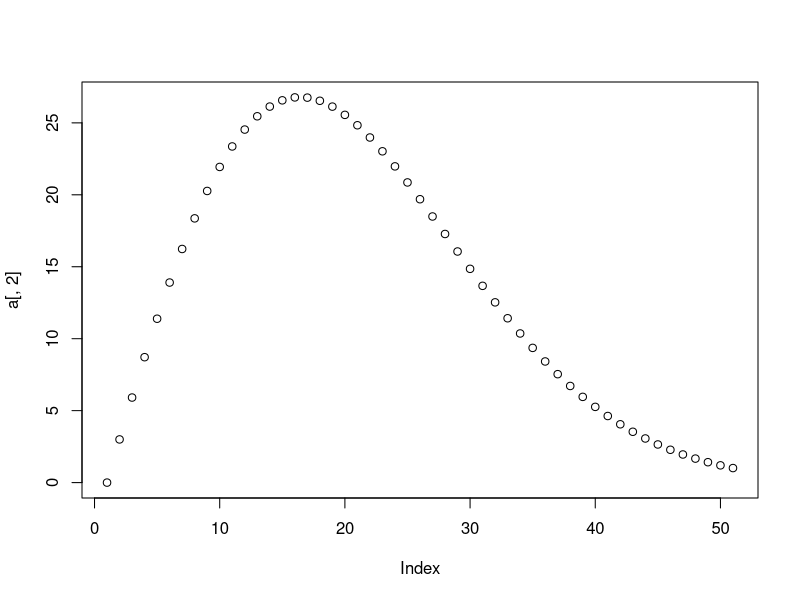

Source code (R):
# This example uses Kolmogorov's forward equation to numerically estimate transition probabilities for non-homogonous Markov chains.


.ChangeFrom.k <- function( i, j, mus, ps, k )
{
	# Inputs:
		# i: starting state
		# j: ending state
		# mus: matrix of hazard rates as a function of time
		# ps: matrix of state probabilities from the last iteration
		# k: the state under consideration
	# Output:
		# The change due to state k, k not equal to j
	out <- NULL
	out <- ps[i,k]*mus[k,j] - ps[i,j]*mus[j,k]
	return(out)
}

pijth <- function( i, j, mus, ps, h)
{
	# Probability state transition from i to j at time t+h given prob for time t
	# Inputs:
		# i: starting state
		# j: ending state
		# mus: matrix of hazard rates as a function of time
		# ps: matrix of state probabilities from the last iteration
		# h: the length of the period
	# Output:
		# probability that one starting in state i will be in state j at t+h
	out <- NULL
	pijt <- ps[i,j]
	changes <- rep(0, times=length( mus[1,]) - 1 )
	for (k in 1:length( mus[1,]) ) {
		if (k!=j) {
			changes[k] <- .ChangeFrom.k( i=i, j=j, mus=mus, ps=ps, k=k )
		}
	}
	out <- pijt + h*sum(changes)
	return(out)
}


KFE.pijt <- function( horizon=1, h=0.2, population.start, ForcesofMort, statesNames=NULL  )
{
	# Kolmogorov's forward equation, as a single formula
	out <- NULL
	p.start <- population.start
	TotalPopulation <- sum(p.start)
	mus <- ForcesofMort
	horizon <- horizon
	h <- h
	n <- horizon/h + 1 # + 1 for time zero
	ts <- seq(from=0, to=horizon, by=h)
	# making the output objet and filling with zeroes
	ps <- array(data=rep(0, times=(length(p.start)*n)),
				dim=c(n, length(p.start[1,]), length(p.start[,1])),
				dimnames=list(as.character(ts), statesNames, statesNames)
	)
	
	for (period in 1:length( ps[,1,1] )) {
		if (period==1) {
			ps[period,,] <- p.start
		}
		else{
			t <- as.numeric(names(ps[,1,1][period-1])) # the previous time period
			mus.t <- mus(t)
			pijs.t <- ps[period-1,,]
			for (i in 1:length( pijs.t[,1] )) {
				for (j in 1:length( pijs.t[i,] )) {
					ps[period,i,j] <- pijth( i=i, j=j, mus=mus.t, ps=pijs.t, h=h)
				}
		}
		}
	}
	out <- ps
	return(out)
}

# Define force of mortality functions
# States:
#	1 = Healthy
#	2 = Disabled
#	3 = Dead

statesNames <- c("Healthy", "Disabled", "Dead")

mu12 <- function( t )
{
	0.03 + 0.002*t
}

mu13 <- function( t )
{
	0.005 + 0.001*t
}

mu21 <- function( t )
{
	0.01*exp(-0.5*t)
}

mu23 <- function( t )
{
	0.05 + 0.003*t
}

mus <- function( t )
{
	out <- matrix(
			c(0, mu12(t), mu13(t),
			  mu21(t), 0, mu23(t),
			  0, 0, 0
			),
			nrow=3, ncol=3, byrow=TRUE, dimnames=list(statesNames, statesNames)
		)
	return(out)
}

# Start with 100 healthy people
p.start <- matrix(
	c(100, 0, 0,
	  0, 0, 0,
	  0, 0, 0
	),
	nrow=3, ncol=3, byrow=TRUE, dimnames=list(statesNames, statesNames)
)

myps <- KFE.pijt( horizon=50, h=1, population.start=p.start, ForcesofMort=mus, statesNames=statesNames  )

mus(50)

# Some disabed people become healthy, but eventually most die
a <- round(myps[,"Healthy",],5)
a
plot(a[,2])

#plot(a[,1])
#plot(a[,3])